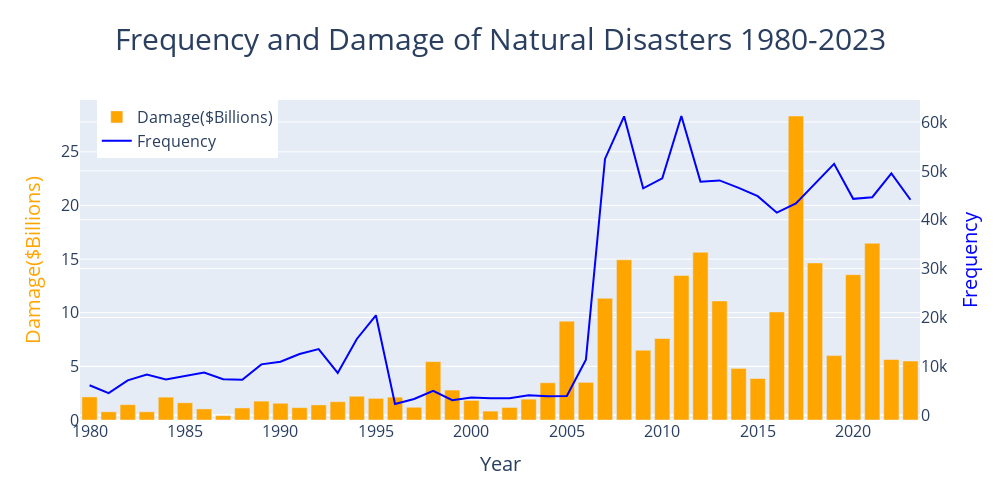

Notebook source saved alongside this figure:
### Code cell
plot_bar_and_line(year_list, year_damage, year_freq, 'Damage($Billions)', 'Frequency', 'Frequency and Damage of Natural Disasters 1980-2023', 'Year', 'Damage($Billions)', 'Frequency', "Frequency_and_Damage_of_Natural_Disasters_1980-2023.html")

### Figure 1 — Plotly figure (JSON) as saved in the notebook; plotly's stock layout.template omitted (floating-point values rounded to 4 significant figures)
{"data": [{"marker": {"color": "orange"}, "name": "Damage($Billions)", "type": "bar", "x": [1980, 1981, 1982, 1983, 1984, 1985, 1986, 1987, 1988, 1989, 1990, 1991, 1992, 1993, 1994, 1995, 1996, 1997, 1998, 1999, 2000, 2001, 2002, 2003, 2004, 2005, 2006, 2007, 2008, 2009, 2010, 2011, 2012, 2013, 2014, 2015, 2016, 2017, 2018, 2019, 2020, 2021, 2022, 2023], "y": [2.153, 0.7659, 1.429, 0.7659, 2.131, 1.608, 1.035, 0.4078, 1.124, 1.76, 1.561, 1.152, 1.407, 1.71, 2.217, 2.018, 2.131, 1.188, 5.443, 2.791, 1.826, 0.8305, 1.167, 1.944, 3.472, 9.215, 3.51, 11.34, 14.93, 6.508, 7.598, 13.48, 15.64, 11.1, 4.811, 3.869, 10.07, 28.34, 14.64, 6.002, 13.55, 16.48, 5.641, 5.5]}, {"marker": {"color": "blue"}, "mode": "lines", "name": "Frequency", "type": "scatter", "x": [1980, 1981, 1982, 1983, 1984, 1985, 1986, 1987, 1988, 1989, 1990, 1991, 1992, 1993, 1994, 1995, 1996, 1997, 1998, 1999, 2000, 2001, 2002, 2003, 2004, 2005, 2006, 2007, 2008, 2009, 2010, 2011, 2012, 2013, 2014, 2015, 2016, 2017, 2018, 2019, 2020, 2021, 2022, 2023], "y": [6132, 4516, 7125, 8322, 7334, 7977, 8724, 7361, 7254, 10404, 10939, 12511, 13525, 8657, 15608, 20451, 2293, 3317, 4993, 3083, 3612, 3489, 3473, 4085, 3895, 3924, 11366, 52443, 61170, 46442, 48476, 61236, 47800, 48058, 46529, 44829, 41449, 43324, 47302, 51445, 44284, 44615, 49477, 44090], "yaxis": "y2"}], "layout": {"height": 500, "legend": {"font": {"size": 16}, "x": 0.02, "y": 1}, "title": {"font": {"size": 30}, "text": "Frequency and Damage of Natural Disasters 1980-2023", "x": 0.5}, "width": 1000, "xaxis": {"tickfont": {"size": 16}, "title": {"font": {"size": 20}, "text": "Year"}}, "yaxis": {"tickfont": {"size": 16}, "title": {"font": {"color": "orange", "size": 20}, "text": "Damage($Billions)"}}, "yaxis2": {"overlaying": "y", "side": "right", "tickfont": {"size": 16}, "title": {"font": {"color": "blue", "size": 20}, "text": "Frequency"}}}}
